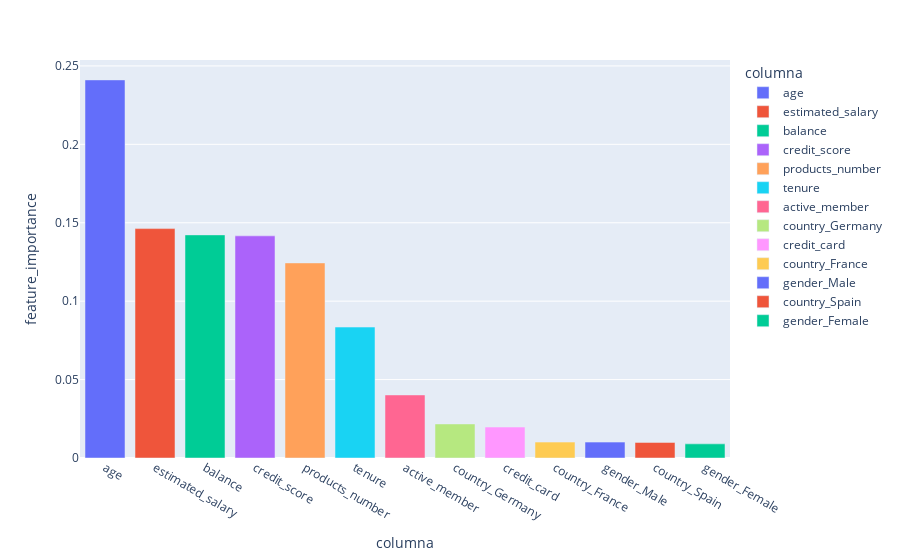

This figure's notebook cell:
### Code cell
px.bar(impfor, x='columna', y='feature_importance', color='columna')

### Figure 1 — Plotly figure (JSON) as saved in the notebook; plotly's stock layout.template omitted (floating-point values rounded to 4 significant figures)
{"data": [{"alignmentgroup": "True", "hovertemplate": "columna=%{x}<br>feature_importance=%{y}<extra></extra>", "legendgroup": "age", "marker": {"color": "#636efa", "pattern": {"shape": ""}}, "name": "age", "offsetgroup": "age", "orientation": "v", "showlegend": true, "textposition": "auto", "x": ["age"], "xaxis": "x", "y": [0.2411], "yaxis": "y", "type": "bar"}, {"alignmentgroup": "True", "hovertemplate": "columna=%{x}<br>feature_importance=%{y}<extra></extra>", "legendgroup": "estimated_salary", "marker": {"color": "#EF553B", "pattern": {"shape": ""}}, "name": "estimated_salary", "offsetgroup": "estimated_salary", "orientation": "v", "showlegend": true, "textposition": "auto", "x": ["estimated_salary"], "xaxis": "x", "y": [0.1463], "yaxis": "y", "type": "bar"}, {"alignmentgroup": "True", "hovertemplate": "columna=%{x}<br>feature_importance=%{y}<extra></extra>", "legendgroup": "balance", "marker": {"color": "#00cc96", "pattern": {"shape": ""}}, "name": "balance", "offsetgroup": "balance", "orientation": "v", "showlegend": true, "textposition": "auto", "x": ["balance"], "xaxis": "x", "y": [0.1423], "yaxis": "y", "type": "bar"}, {"alignmentgroup": "True", "hovertemplate": "columna=%{x}<br>feature_importance=%{y}<extra></extra>", "legendgroup": "credit_score", "marker": {"color": "#ab63fa", "pattern": {"shape": ""}}, "name": "credit_score", "offsetgroup": "credit_score", "orientation": "v", "showlegend": true, "textposition": "auto", "x": ["credit_score"], "xaxis": "x", "y": [0.1416], "yaxis": "y", "type": "bar"}, {"alignmentgroup": "True", "hovertemplate": "columna=%{x}<br>feature_importance=%{y}<extra></extra>", "legendgroup": "products_number", "marker": {"color": "#FFA15A", "pattern": {"shape": ""}}, "name": "products_number", "offsetgroup": "products_number", "orientation": "v", "showlegend": true, "textposition": "auto", "x": ["products_number"], "xaxis": "x", "y": [0.1244], "yaxis": "y", "type": "bar"}, {"alignmentgroup": "True", "hovertemplate": "columna=%{x}<br>feature_importance=%{y}<extra></extra>", "legendgroup": "tenure", "marker": {"color": "#19d3f3", "pattern": {"shape": ""}}, "name": "tenure", "offsetgroup": "tenure", "orientation": "v", "showlegend": true, "textposition": "auto", "x": ["tenure"], "xaxis": "x", "y": [0.08349], "yaxis": "y", "type": "bar"}, {"alignmentgroup": "True", "hovertemplate": "columna=%{x}<br>feature_importance=%{y}<extra></extra>", "legendgroup": "active_member", "marker": {"color": "#FF6692", "pattern": {"shape": ""}}, "name": "active_member", "offsetgroup": "active_member", "orientation": "v", "showlegend": true, "textposition": "auto", "x": ["active_member"], "xaxis": "x", "y": [0.0402], "yaxis": "y", "type": "bar"}, {"alignmentgroup": "True", "hovertemplate": "columna=%{x}<br>feature_importance=%{y}<extra></extra>", "legendgroup": "country_Germany", "marker": {"color": "#B6E880", "pattern": {"shape": ""}}, "name": "country_Germany", "offsetgroup": "country_Germany", "orientation": "v", "showlegend": true, "textposition": "auto", "x": ["country_Germany"], "xaxis": "x", "y": [0.02171], "yaxis": "y", "type": "bar"}, {"alignmentgroup": "True", "hovertemplate": "columna=%{x}<br>feature_importance=%{y}<extra></extra>", "legendgroup": "credit_card", "marker": {"color": "#FF97FF", "pattern": {"shape": ""}}, "name": "credit_card", "offsetgroup": "credit_card", "orientation": "v", "showlegend": true, "textposition": "auto", "x": ["credit_card"], "xaxis": "x", "y": [0.01976], "yaxis": "y", "type": "bar"}, {"alignmentgroup": "True", "hovertemplate": "columna=%{x}<br>feature_importance=%{y}<extra></extra>", "legendgroup": "country_France", "marker": {"color": "#FECB52", "pattern": {"shape": ""}}, "name": "country_France", "offsetgroup": "country_France", "orientation": "v", "showlegend": true, "textposition": "auto", "x": ["country_France"], "xaxis": "x", "y": [0.01015], "yaxis": "y", "type": "bar"}, {"alignmentgroup": "True", "hovertemplate": "columna=%{x}<br>feature_importance=%{y}<extra></extra>", "legendgroup": "gender_Male", "marker": {"color": "#636efa", "pattern": {"shape": ""}}, "name": "gender_Male", "offsetgroup": "gender_Male", "orientation": "v", "showlegend": true, "textposition": "auto", "x": ["gender_Male"], "xaxis": "x", "y": [0.01013], "yaxis": "y", "type": "bar"}, {"alignmentgroup": "True", "hovertemplate": "columna=%{x}<br>feature_importance=%{y}<extra></extra>", "legendgroup": "country_Spain", "marker": {"color": "#EF553B", "pattern": {"shape": ""}}, "name": "country_Spain", "offsetgroup": "country_Spain", "orientation": "v", "showlegend": true, "textposition": "auto", "x": ["country_Spain"], "xaxis": "x", "y": [0.009942], "yaxis": "y", "type": "bar"}, {"alignmentgroup": "True", "hovertemplate": "columna=%{x}<br>feature_importance=%{y}<extra></extra>", "legendgroup": "gender_Female", "marker": {"color": "#00cc96", "pattern": {"shape": ""}}, "name": "gender_Female", "offsetgroup": "gender_Female", "orientation": "v", "showlegend": true, "textposition": "auto", "x": ["gender_Female"], "xaxis": "x", "y": [0.009016], "yaxis": "y", "type": "bar"}], "layout": {"xaxis": {"anchor": "y", "domain": [0.0, 1.0], "title": {"text": "columna"}, "categoryorder": "array", "categoryarray": ["age", "estimated_salary", "balance", "credit_score", "products_number", "tenure", "active_member", "country_Germany", "credit_card", "country_France", "gender_Male", "country_Spain", "gender_Female"]}, "yaxis": {"anchor": "x", "domain": [0.0, 1.0], "title": {"text": "feature_importance"}}, "legend": {"title": {"text": "columna"}, "tracegroupgap": 0}, "margin": {"t": 60}, "barmode": "relative"}}
